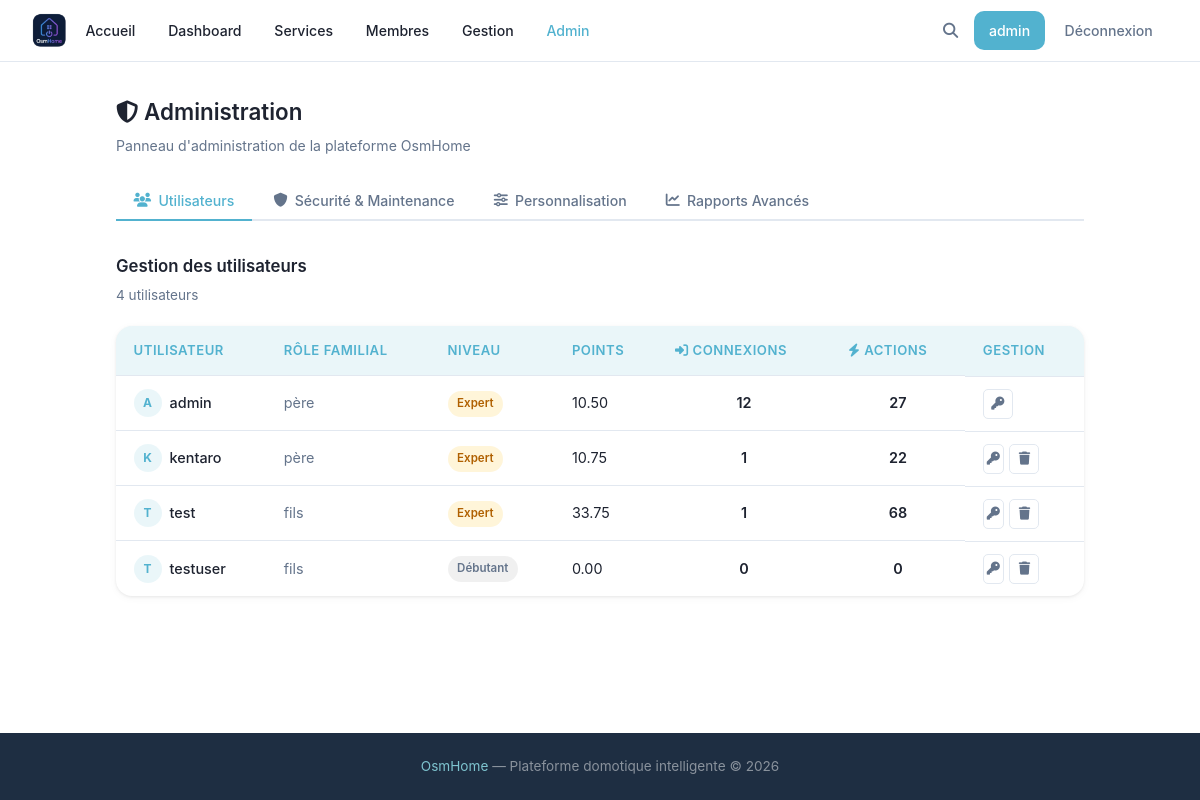
/admin (signed in), run on the app's committed database.
### tables this page shows
CREATE TABLE users (
            id INTEGER PRIMARY KEY AUTOINCREMENT,
            username TEXT UNIQUE NOT NULL,
            password TEXT NOT NULL,
            lastname TEXT,
            firstname TEXT,
            age INTEGER,
            gender TEXT,
            birthdate TEXT,
            member_type TEXT,
            photo TEXT,
            level TEXT DEFAULT 'debutant',
            points REAL DEFAULT 0,
            email TEXT,
            email_verified INTEGER DEFAULT 0,
            role TEXT DEFAULT 'simple'
        , actions INTEGER DEFAULT 0, verification_token TEXT);

### main.py (the view)
@app.route('/admin')
def admin():
    if not _is_admin():
        flask.abort(403)
    stats        = utils.getAdminStats()
    pending_users = utils.getPendingUsers()
    reg_mode     = utils.getSetting('registration_mode', 'email')
    full_stats   = utils.getAdminFullStats()
    active_tab   = flask.request.args.get('tab', 'utilisateurs')
    saved        = flask.request.args.get('saved') == '1'
    return flask.render_template('admin.html',
        user=flask.session.get('username'),
        stats=stats,
        pending_users=pending_users,
        reg_mode=reg_mode,
        full_stats=full_stats,
        active_tab=active_tab,
        saved=saved,
    )

### main.py (called while the page is built)
@app.template_filter('level_label')
def level_label_filter(key: str) -> str:
    return _LEVEL_LABELS.get(key, key.capitalize())

def _is_admin() -> bool:
    if 'username' not in flask.session:
        return False
    u = utils.getUser(flask.session['username'])
    return bool(u and u['role'] == 'admin')

@app.context_processor
def inject_types():
    try:
        types = utils.getTypes()
    except Exception:
        types = []
    is_admin = False
    user_level = None
    if flask.session.get('username'):
        u = utils.getUser(flask.session['username'])
        is_admin = bool(u and u['role'] == 'admin')
        user_level = u['level'] if u else None
    return {'types': types, 'is_admin': is_admin, 'user_level': user_level}

### utils.py (called while the page is built)
def openDB() -> sqlite3.Connection:
    if 'db' not in flask.g:
        flask.g.db = sqlite3.connect(BASE)
        flask.g.db.row_factory = sqlite3.Row
    return flask.g.db

def closeDB(_ = None):
    db = flask.g.pop("db", None)
    if db is not None:
        db.close()

def getUser(username: str):
    db = openDB()
    return db.execute(
        'SELECT * FROM users WHERE username = ?',
        (username,)
    ).fetchone()

def getTypes() -> list:
    db = openDB()
    rows = db.execute('SELECT DISTINCT type FROM devices ORDER BY type').fetchall()
    return [row['type'] for row in rows]

def getAdminStats() -> list:
    db = openDB()
    return db.execute('''
        SELECT u.username, u.member_type, u.level, u.points, u.actions,
               COUNT(c.id) AS connection_count
        FROM users u
        LEFT JOIN connection_history c ON c.user_id = u.id
        GROUP BY u.id
        ORDER BY connection_count DESC
    ''').fetchall()

def getSetting(key: str, default: str = '') -> str:
    db = openDB()
    row = db.execute('SELECT value FROM settings WHERE key = ?', (key,)).fetchone()
    return row['value'] if row else default

def getPendingUsers() -> list:
    db = openDB()
    return db.execute(
        'SELECT username, email, lastname, firstname, member_type FROM users WHERE email_verified = 0 ORDER BY id DESC'
    ).fetchall()

### templates/admin.html (shortened to what this page needs)
{% extends 'base.html' %}
{% block extra_css %}
<link rel="stylesheet" href="{{ url_for('static', filename='css/members.css') }}">
<link rel="stylesheet" href="{{ url_for('static', filename='css/gestion.css') }}">
<link rel="stylesheet" href="{{ url_for('static', filename='css/admin.css') }}">
{% endblock %}
{% block content %}
<div class="admin-page">
    <div class="admin-hero">
        <div>
            <h2><i class="fa-solid fa-shield-halved"></i> Administration</h2>
            <p>Panneau d'administration de la plateforme OsmHome</p>
        </div>
    </div>
    <div class="admin-tabs">
        <button class="admin-tab {% if active_tab == 'utilisateurs' %}active{% endif %}" data-tab="utilisateurs">
            <i class="fa-solid fa-users"></i> Utilisateurs
        </button>
        <button class="admin-tab {% if active_tab == 'securite' %}active{% endif %}" data-tab="securite">
            <i class="fa-solid fa-shield"></i> Sécurité &amp; Maintenance
        </button>
        <button class="admin-tab {% if active_tab == 'personnalisation' %}active{% endif %}" data-tab="personnalisation">
            <i class="fa-solid fa-sliders"></i> Personnalisation
        </button>
        <button class="admin-tab {% if active_tab == 'rapports' %}active{% endif %}" data-tab="rapports">
            <i class="fa-solid fa-chart-line"></i> Rapports Avancés
        </button>
    </div>
    <div class="admin-tab-content {% if active_tab == 'utilisateurs' %}active{% endif %}" id="tab-utilisateurs">
        <div class="admin-section-header">
            <h3>Gestion des utilisateurs</h3>
            <p>{{ stats | length }} utilisateur{{ 's' if stats | length > 1 }}</p>
        </div>
        <div class="admin-table-wrap">
            <table class="admin-table">
                <thead>
                    <tr>
                        <th>Utilisateur</th>
                        <th>Rôle familial</th>
                        <th>Niveau</th>
                        <th>Points</th>
                        <th><i class="fa-solid fa-right-to-bracket"></i> Connexions</th>
                        <th><i class="fa-solid fa-bolt"></i> Actions</th>
                        <th>Gestion</th>
                    </tr>
                </thead>
                <tbody>
                    {% for s in stats %}
                    <tr>
                        <td>
                            <a href="/member/{{ s['username'] }}" class="admin-user-link">
                                <span class="member-avatar small">{{ s['username'][0] | upper }}</span>
                                {{ s['username'] }}
                            </a>
                        </td>
                        <td class="text-muted">{{ s['member_type'] or '—' }}</td>
                        <td><span class="level-badge level-{{ s['level'] }}">{{ s['level'] | level_label }}</span></td>
                        <td>{{ "%.2f"|format(s['points']) }}</td>
                        <td class="stat-num">{{ s['connection_count'] }}</td>
                        <td class="stat-num">{{ s['actions'] or 0 }}</td>
                        <td class="admin-actions">
                            <button class="btn-action btn-action--edit"
                                    onclick="openResetModal('{{ s['username'] }}')"
                                    title="Réinitialiser le mot de passe">
                                <i class="fa-solid fa-key"></i>
                            </button>
                            {% if s['username'] != user %}
                            <form action="/admin/delete/{{ s.username }}" method="post" style="display:inline"
                                  onsubmit="return confirm('Supprimer définitivement « {{ s.username }} » ?')">
                                <button class="btn-action btn-action--delete" title="Supprimer l'utilisateur">
                                    <i class="fa-solid fa-trash"></i>
                                </button>
                            </form>
                            {% endif %}
                        </td>
                    </tr>
                    {% endfor %}
                </tbody>
            </table>
        </div>
    </div>
                        {% set total_dev = full_stats.device_status.get('actif', 0) + full_stats.device_status.get('inactif', 0) %}
</div>
{% endblock %}

### static/css/style.css (style rules this page uses)
:root { --bg: #ffffff; --surface: #ffffff; --dark: #1e2330; --dark-2: #1c2131; --primary: #52B2CF; --primary-hover: #3d9ebc; --primary-light: rgba(82, 178, 207, 0.12); --accent-2: #7EC4CF; --accent-pink: #D4AFB9; --accent-lavender: #D1CFE2; --accent-powder: #9CADCE; --muted: #64748b; --white: #ffffff; --border: #e2e8f0; --shadow: 0 1px 3px rgba(0,0,0,.07), 0 2px 8px rgba(0,0,0,.04); --shadow-md: 0 4px 14px rgba(0,0,0,.09), 0 2px 6px rgba(0,0,0,.05); --radius: 10px; --radius-sm: 5px; --radius-lg: 16px; --danger: #ea4335; }
* { margin: 0; padding: 0; box-sizing: border-box; }
html { min-height: 100%; scroll-behavior: smooth; }
body { min-height: 100vh; display: flex; flex-direction: column; font-family: 'Google Sans', 'Inter', system-ui, -apple-system, BlinkMacSystemFont, 'Segoe UI', Roboto, sans-serif; background: var(--bg); color: var(--dark); line-height: 1.65; }
a { color: inherit; text-decoration: none; }
h1, h2, h3, h4, h5 { color: var(--dark); margin-bottom: 0.5rem; font-weight: 600; }
p { color: var(--muted); margin-bottom: 1rem; }
button, .btn { border: none; cursor: pointer; border-radius: var(--radius); padding: 0.6rem 1rem; font-weight: 500; font-size: 0.9rem; font-family: inherit; transition: background 0.2s, box-shadow 0.2s, transform 0.15s; }
form { width: 100%; }
.text-muted { color: var(--muted) !important; }
.level-badge { display: inline-block; padding: 0.22rem 0.6rem; border-radius: 999px; font-size: 0.72rem; font-weight: 600; white-space: nowrap; }
.level-debutant { background: rgba(0,0,0,0.06); color: var(--muted); }
.level-expert { background: rgba(251,188,4,0.15); color: #b06000; }

### static/css/members.css (style rules this page uses)
.member-avatar { width: 46px; height: 46px; border-radius: 50%; background: rgba(82,178,207,0.15); color: #52B2CF; display: flex; align-items: center; justify-content: center; font-size: 1.1rem; font-weight: 700; flex-shrink: 0; }
.member-avatar.small { width: 28px; height: 28px; min-width: 28px; font-size: 0.75rem; border-radius: 50%; background: var(--primary-light); color: var(--primary); display: inline-flex; align-items: center; justify-content: center; font-weight: 700; }

### static/css/gestion.css (style rules this page uses)
.btn-action { width: 30px; height: 30px; border-radius: var(--radius-sm); border: 1px solid var(--border); background: var(--surface); cursor: pointer; display: inline-flex; align-items: center; justify-content: center; font-size: 0.82rem; transition: background 0.15s, color 0.15s; color: var(--muted); padding: 0; }

### static/css/admin.css (style rules this page uses)
.admin-page { max-width: 1000px; margin: 2rem auto 4rem; padding: 0 1rem; }
.admin-hero { margin-bottom: 1.5rem; }
.admin-hero h2 { font-size: 1.4rem; margin-bottom: 0.2rem; }
.admin-hero p { color: var(--muted); font-size: 0.88rem; margin: 0; }
.admin-tabs { display: flex; gap: 0.25rem; border-bottom: 2px solid var(--border); margin-bottom: 2rem; flex-wrap: wrap; }
.admin-tab { position: relative; background: none; border: none; border-radius: 0; padding: 0.65rem 1.1rem; font-size: 0.88rem; font-weight: 500; color: var(--muted); cursor: pointer; border-bottom: 2px solid transparent; margin-bottom: -2px; display: inline-flex; align-items: center; gap: 0.45rem; transition: color 0.15s; }
.admin-tab.active { color: var(--primary); border-bottom-color: var(--primary); }
.admin-tab-content { display: none; }
.admin-tab-content.active { display: block; }
.admin-section-header { margin-bottom: 1.25rem; }
.admin-section-header h3 { font-size: 1.05rem; margin-bottom: 0.2rem; display: flex; align-items: center; gap: 0.5rem; }
.admin-section-header p { color: var(--muted); font-size: 0.85rem; margin: 0; }
.admin-table-wrap { overflow-x: auto; border-radius: var(--radius-lg); box-shadow: var(--shadow); background: var(--surface); margin-bottom: 1rem; }
.admin-table { width: 100%; border-collapse: collapse; font-size: 0.9rem; }
.admin-table thead tr { background: var(--primary-light); color: var(--primary); }
.admin-table th { padding: 0.85rem 1.1rem; text-align: left; font-weight: 600; font-size: 0.82rem; text-transform: uppercase; letter-spacing: 0.04em; }
.admin-table td { padding: 0.75rem 1.1rem; border-top: 1px solid var(--border); vertical-align: middle; }
.admin-user-link { display: inline-flex; align-items: center; gap: 0.5rem; color: var(--dark); text-decoration: none; font-weight: 500; }
.stat-num { font-weight: 600; color: var(--dark); text-align: center; }
.admin-actions { display: flex; gap: 0.35rem; align-items: center; }

### data on the page
users: username "A", username "admin", member_type "père", level|level_label "Expert", points "10.50", connection_count "12", actions "27"
users: username "K", username "kentaro", member_type "père", level|level_label "Expert", points "10.75", connection_count "1", actions "22"
users: username "T", username "test", member_type "fils", level|level_label "Expert", points "33.75", connection_count "1", actions "68"
users: username "T", username "testuser", member_type "fils", level|level_label "Débutant", points "0.00", connection_count "0", actions "0"

### other printed values
{{ user }} "admin"
{{ stats | length }} "4"
{{ 's' if stats | length > 1 }} "s"
